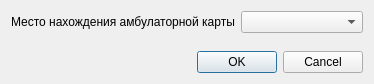
<?xml version="1.0" encoding="UTF-8"?>
<ui version="4.0">
 <class>LocationCardEditor</class>
 <widget class="QDialog" name="LocationCardEditor">
  <property name="geometry">
   <rect>
    <x>0</x>
    <y>0</y>
    <width>374</width>
    <height>84</height>
   </rect>
  </property>
  <property name="windowTitle">
   <string>Место нахождения амбулаторной карты</string>
  </property>
  <property name="sizeGripEnabled">
   <bool>false</bool>
  </property>
  <layout class="QGridLayout" name="gridLayout">
   <item row="1" column="0">
    <spacer>
     <property name="orientation">
      <enum>Qt::Vertical</enum>
     </property>
     <property name="sizeHint" stdset="0">
      <size>
       <width>103</width>
       <height>16</height>
      </size>
     </property>
    </spacer>
   </item>
   <item row="2" column="0" colspan="2">
    <widget class="QDialogButtonBox" name="buttonBox">
     <property name="orientation">
      <enum>Qt::Horizontal</enum>
     </property>
     <property name="standardButtons">
      <set>QDialogButtonBox::Cancel|QDialogButtonBox::Ok</set>
     </property>
    </widget>
   </item>
   <item row="0" column="0">
    <widget class="QLabel" name="label">
     <property name="text">
      <string>Место нахождения амбулаторной карты</string>
     </property>
    </widget>
   </item>
   <item row="0" column="1">
    <widget class="CRBComboBox" name="cmbLocationCardType"/>
   </item>
  </layout>
 </widget>
 <customwidgets>
  <customwidget>
   <class>CRBComboBox</class>
   <extends>QComboBox</extends>
   <header>library/crbcombobox.h</header>
  </customwidget>
 </customwidgets>
 <tabstops>
  <tabstop>buttonBox</tabstop>
 </tabstops>
 <resources/>
 <connections>
  <connection>
   <sender>buttonBox</sender>
   <signal>accepted()</signal>
   <receiver>LocationCardEditor</receiver>
   <slot>accept()</slot>
   <hints>
    <hint type="sourcelabel">
     <x>158</x>
     <y>121</y>
    </hint>
    <hint type="destinationlabel">
     <x>117</x>
     <y>106</y>
    </hint>
   </hints>
  </connection>
  <connection>
   <sender>buttonBox</sender>
   <signal>rejected()</signal>
   <receiver>LocationCardEditor</receiver>
   <slot>reject()</slot>
   <hints>
    <hint type="sourcelabel">
     <x>238</x>
     <y>99</y>
    </hint>
    <hint type="destinationlabel">
     <x>247</x>
     <y>107</y>
    </hint>
   </hints>
  </connection>
 </connections>
</ui>
